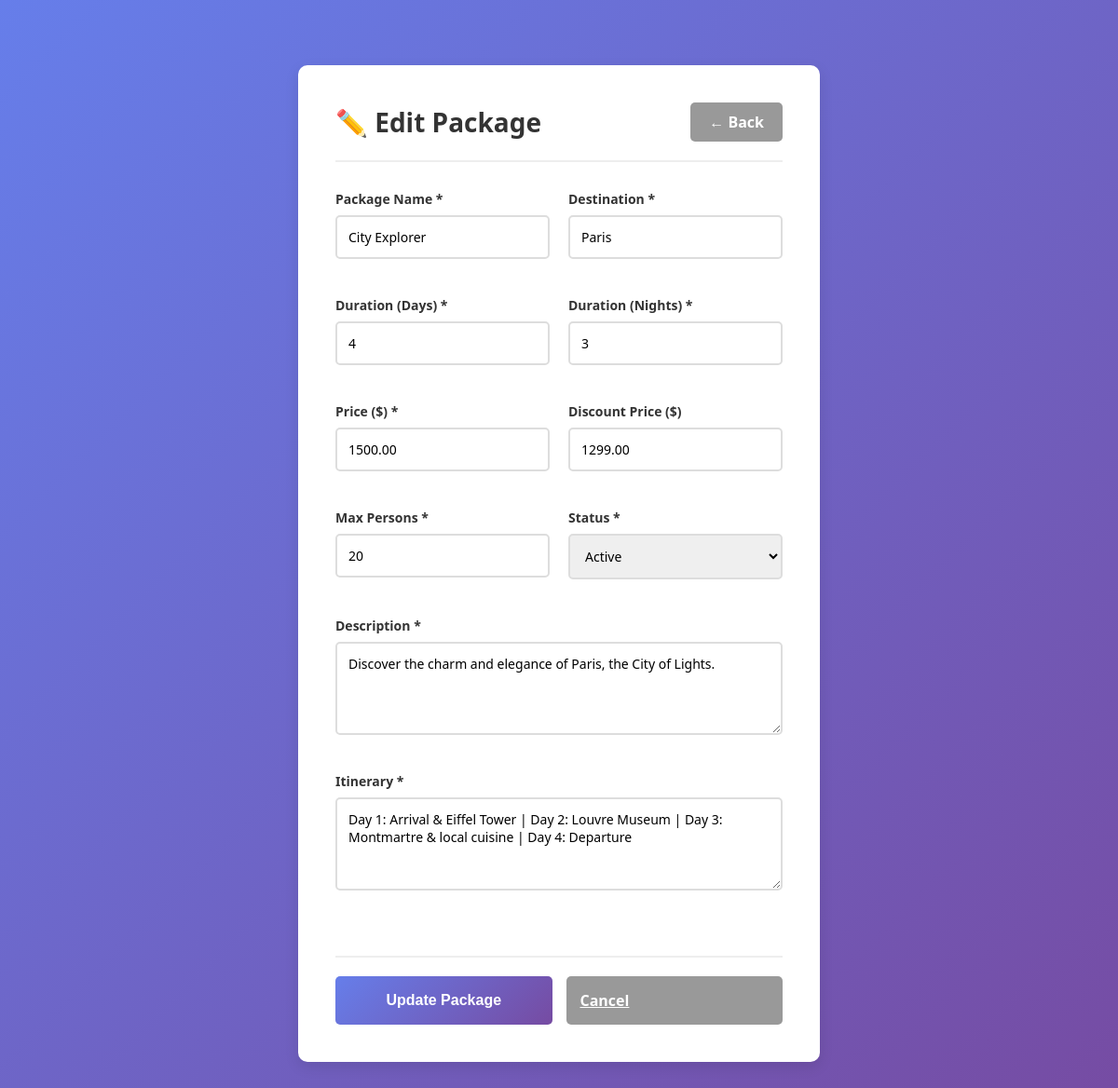
Screenshot of /admin/edit_package.php?id=3 (signed in) with the database file from the repository.
### tables this page shows
CREATE TABLE IF NOT EXISTS packages (
    id INT AUTO_INCREMENT PRIMARY KEY,
    package_name VARCHAR(150) NOT NULL,
    destination VARCHAR(100) NOT NULL,
    duration_days INT NOT NULL,
    duration_nights INT NOT NULL,
    price DECIMAL(10, 2) NOT NULL,
    discount_price DECIMAL(10, 2),
    description LONGTEXT,
    itinerary LONGTEXT,
    image_url VARCHAR(500),
    max_persons INT DEFAULT 10,
    persons_booked INT DEFAULT 0,
    status ENUM('active', 'inactive') DEFAULT 'active',
    created_at TIMESTAMP DEFAULT CURRENT_TIMESTAMP,
    updated_at TIMESTAMP DEFAULT CURRENT_TIMESTAMP ON UPDATE CURRENT_TIMESTAMP,
    INDEX idx_status (status),
    INDEX idx_destination (destination)
);

### admin/edit_package.php (the view, shortened to what this page needs)
<?php
require_once '../includes/db_config.php';
$package_id = isset($_GET['id']) ? intval($_GET['id']) : 0;
$stmt = $conn->prepare("SELECT * FROM packages WHERE id = ?");
$stmt->bind_param("i", $package_id);
$stmt->execute();
$result = $stmt->get_result();
$package = $result->fetch_assoc();
?>
<!DOCTYPE html>
<html lang="en">
<head>
    <link rel="stylesheet" href="../css/style.css">
</head>
<body>
    <div class="form-container">
        <div class="form-card">
            <div class="form-header">
                <h1>✏️ Edit Package</h1>
                <a href="dashboard.php" class="btn-back">← Back</a>
            </div>
            <form id="editPackageForm" method="POST" action="../includes/edit_package.php">
                <div class="form-row">
                    <div class="form-group">
                        <label for="package_name">Package Name *</label>
                        <input type="text" id="package_name" name="package_name" required maxlength="150"
                               value="<?php echo htmlspecialchars($package['package_name']); ?>">
                    </div>
                    <div class="form-group">
                        <label for="destination">Destination *</label>
                        <input type="text" id="destination" name="destination" required maxlength="100"
                               value="<?php echo htmlspecialchars($package['destination']); ?>">
                    </div>
                </div>
                <div class="form-row">
                    <div class="form-group">
                        <label for="duration_days">Duration (Days) *</label>
                        <input type="number" id="duration_days" name="duration_days" required min="1" max="365"
                               value="<?php echo $package['duration_days']; ?>">
                    </div>
                    <div class="form-group">
                        <label for="duration_nights">Duration (Nights) *</label>
                        <input type="number" id="duration_nights" name="duration_nights" required min="0" max="365"
                               value="<?php echo $package['duration_nights']; ?>">
                    </div>
                </div>
                <div class="form-row">
                    <div class="form-group">
                        <label for="price">Price ($) *</label>
                        <input type="number" id="price" name="price" required min="0" step="0.01"
                               value="<?php echo $package['price']; ?>">
                    </div>
                    <div class="form-group">
                        <label for="discount_price">Discount Price ($)</label>
                        <input type="number" id="discount_price" name="discount_price" min="0" step="0.01"
                               value="<?php echo $package['discount_price'] ?? ''; ?>">
                    </div>
                </div>
                <div class="form-row">
                    <div class="form-group">
                        <label for="max_persons">Max Persons *</label>
                        <input type="number" id="max_persons" name="max_persons" required min="1" max="1000"
                               value="<?php echo $package['max_persons']; ?>">
                    </div>
                    <div class="form-group">
                        <label for="status">Status *</label>
                        <select id="status" name="status" required>
                            <option value="active" <?php echo $package['status'] === 'active' ? 'selected' : ''; ?>>Active</option>
                        </select>
                    </div>
                </div>
                <div class="form-row full">
                    <div class="form-group">
                        <label for="description">Description *</label>
                        <textarea id="description" name="description" required maxlength="1000"><?php echo htmlspecialchars($package['description']); ?></textarea>
                    </div>
                </div>
                <div class="form-row full">
                    <div class="form-group">
                        <label for="itinerary">Itinerary *</label>
                        <textarea id="itinerary" name="itinerary" required maxlength="2000"><?php echo htmlspecialchars($package['itinerary']); ?></textarea>
                    </div>
                </div>
                <div class="button-group">
                    <button type="submit" class="btn-submit">Update Package</button>
                    <a href="dashboard.php" class="btn-cancel">Cancel</a>
                </div>
            </form>
        </div>
    </div>
</body>
</html>

### css/style.css (style rules this page uses)
* { margin: 0; padding: 0; box-sizing: border-box; }
body { font-family: 'Segoe UI', Tahoma, Geneva, Verdana, sans-serif; background: linear-gradient(135deg, #667eea 0%, #764ba2 100%); min-height: 100vh; display: flex; justify-content: center; align-items: center; padding: 20px; }
h1 { color: #667eea; text-align: center; font-size: 28px; margin-bottom: 10px; }
form { display: flex; flex-direction: column; }
.form-group { margin-bottom: 20px; }
label { display: block; margin-bottom: 8px; color: #333; font-weight: 500; font-size: 14px; }
input[type="text"], input[type="email"], input[type="password"], input[type="tel"] { width: 100%; padding: 12px; border: 2px solid #ddd; border-radius: 5px; font-size: 14px; transition: border-color 0.3s; font-family: inherit; }

### admin/edit_package.php (style rules this page uses)
body { background-color: #f5f5f5; }
.form-container { max-width: 800px; margin: 30px auto; padding: 20px; }
.form-card { background: white; padding: 40px; border-radius: 10px; box-shadow: 0 5px 15px rgba(0, 0, 0, 0.1); }
.form-header { display: flex; justify-content: space-between; align-items: center; margin-bottom: 30px; padding-bottom: 20px; border-bottom: 2px solid #eee; }
.form-header h1 { color: #333; margin: 0; font-size: 28px; }
.btn-back { padding: 10px 20px; background: #999; color: white; border: none; border-radius: 5px; cursor: pointer; text-decoration: none; font-weight: 600; }
.form-row { display: grid; grid-template-columns: 1fr 1fr; gap: 20px; margin-bottom: 20px; }
.form-row.full { grid-template-columns: 1fr; }
.form-group { display: flex; flex-direction: column; }
label { font-weight: 600; color: #333; margin-bottom: 8px; font-size: 14px; }
input[type="text"], input[type="number"], textarea, select { padding: 12px; border: 2px solid #ddd; border-radius: 5px; font-size: 14px; font-family: inherit; transition: border-color 0.3s; }
textarea { resize: vertical; min-height: 100px; }
.button-group { display: flex; gap: 15px; margin-top: 30px; padding-top: 20px; border-top: 2px solid #eee; }
.btn-submit { flex: 1; padding: 15px; background: linear-gradient(135deg, #667eea 0%, #764ba2 100%); color: white; border: none; border-radius: 5px; font-weight: 600; font-size: 16px; cursor: pointer; transition: all 0.3s; }
.btn-cancel { flex: 1; padding: 15px; background: #999; color: white; border: none; border-radius: 5px; font-weight: 600; font-size: 16px; cursor: pointer; }

### rows the page displays
packages: package_name "City Explorer", destination "Paris", duration_days "4", duration_nights "3", price "1500.00", discount_price "1299.00", max_persons "20", status "Active", description "Discover the charm and elegance of Paris, the City of Lights.", itinerary "Day 1: Arrival & Eiffel Tower | Day 2: Louvre Museum | Day 3: Montmartre & local cuisine | Day 4: Departure"
